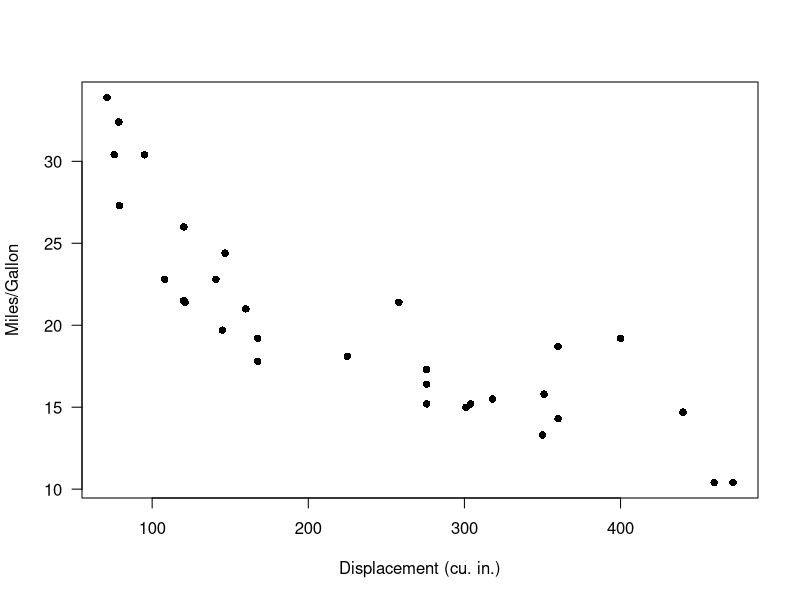
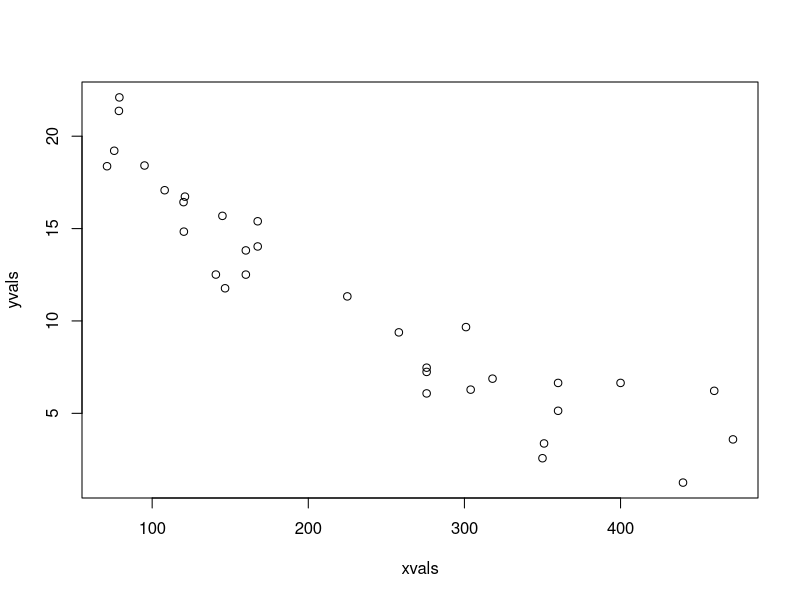
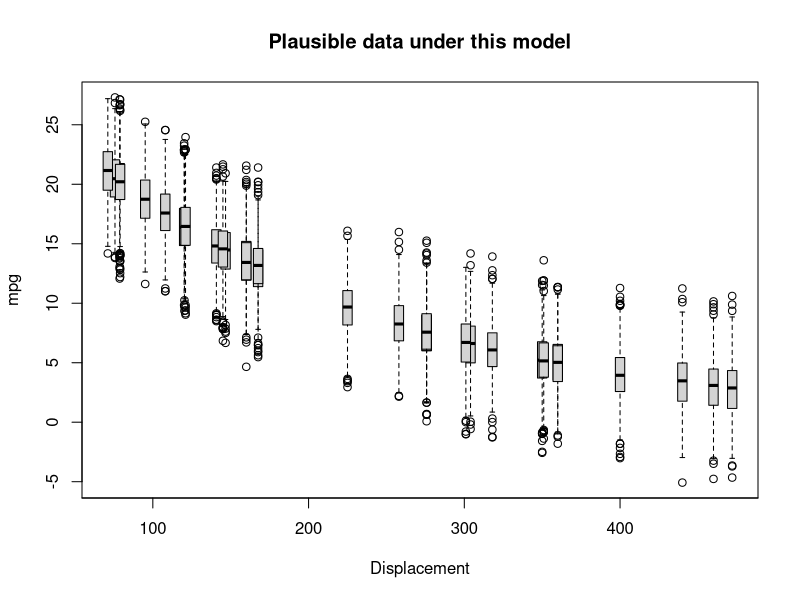
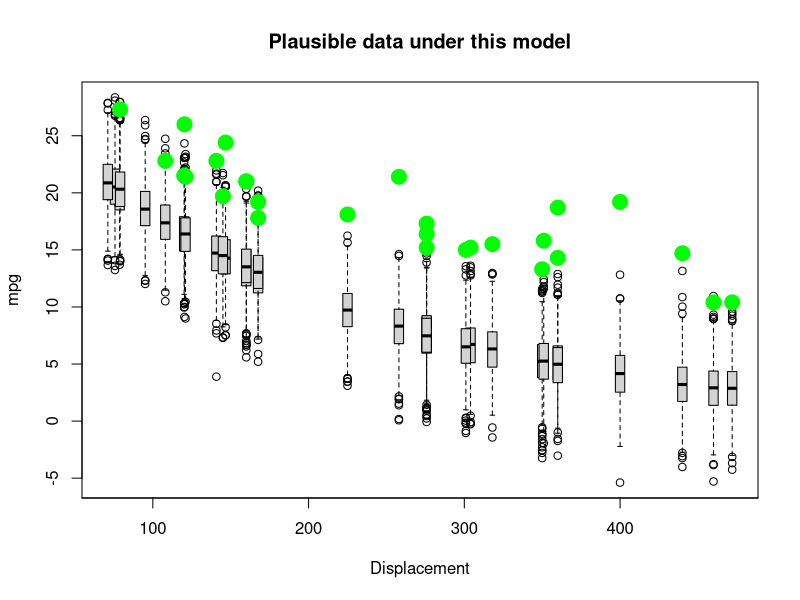
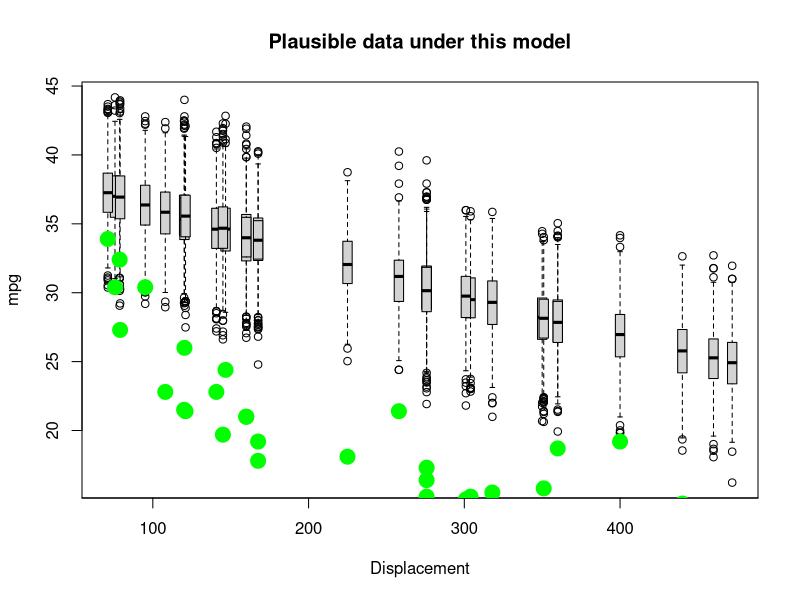
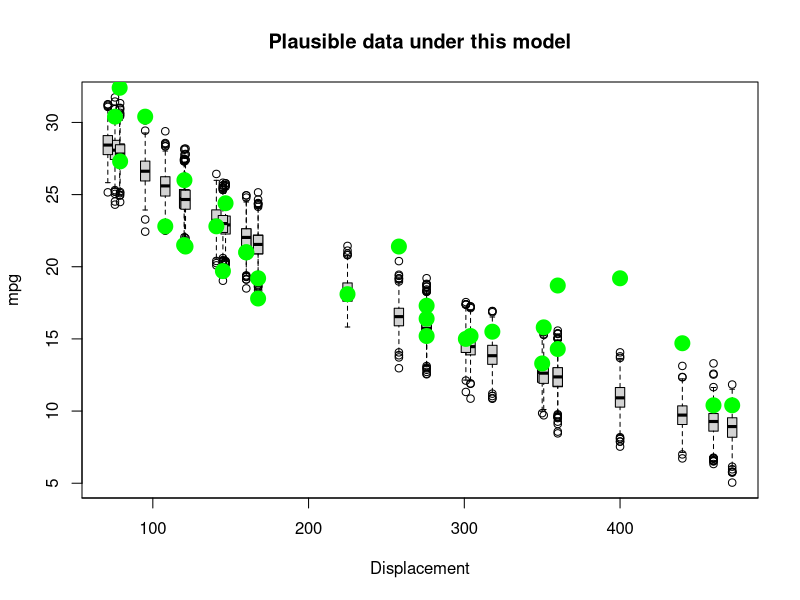
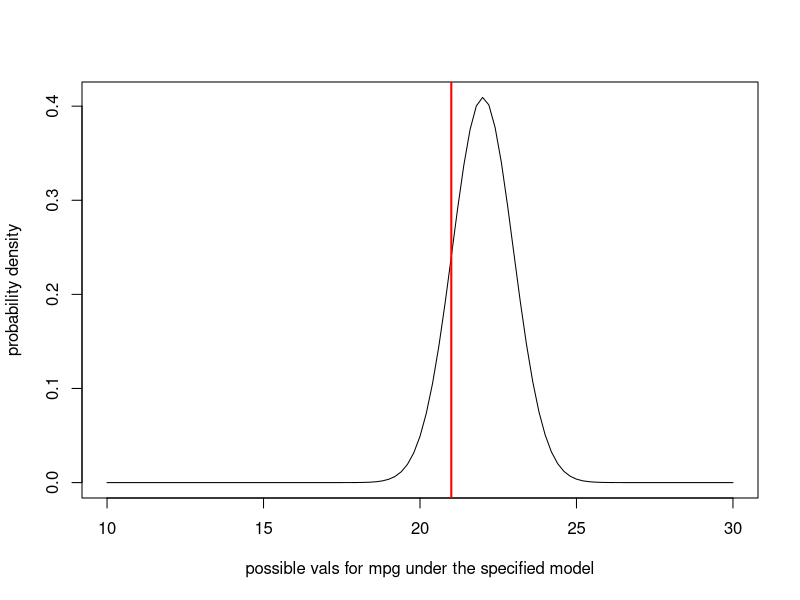
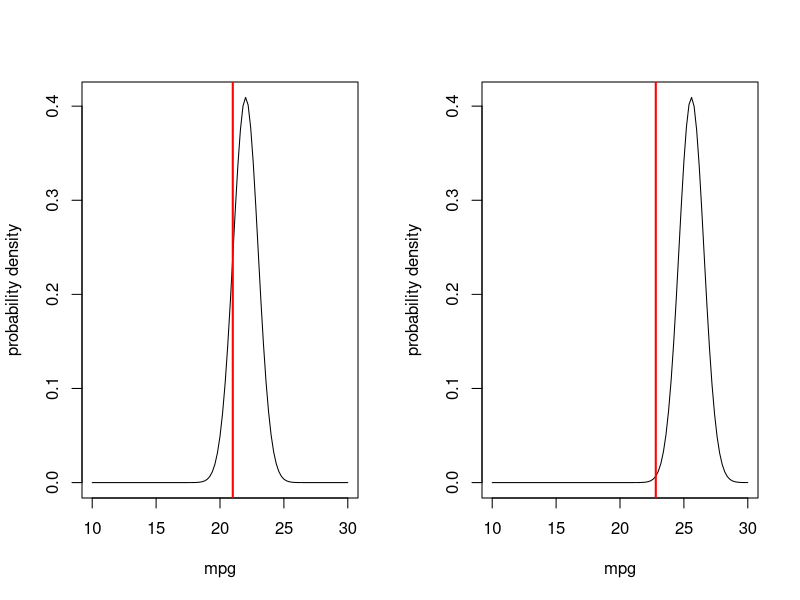

These charts were generated, in order, by the following R code:
## ---- chunk 1
knitr::opts_chunk$set(echo = TRUE, cache = TRUE)
## ---- chunk 2

############################################################
####                                                    ####  
####  NRES 746, Lecture 4                               ####
####                                                    ####
####  Kevin Shoemaker                                   #### 
####  University of Nevada, Reno                        ####
####                                                    #### 
############################################################


############################################################
####  Likelihood                                        ####
####     Assessing the probability of the data          ####
####     under a known data-generating model            ####
############################################################


## ---- chunk 3

###############
# Demo: using data simulation to make inferences

data(mtcars)    # use the 'mtcars' data set as an example 

# ?mtcars

plot(mpg~disp, data = mtcars, las = 1, pch = 16, xlab = "Displacement (cu. in.)", ylab = "Miles/Gallon")   # visualize the relationship

## ---- chunk 4

#########
# try an exponential model

Deterministic_component <- function(xvals,a,b){
  yexp <- a*exp(b*xvals)        # deterministic exponential decline (assuming b is negative)
  return(yexp)
}

DataGenerator_exp <- function(xvals,params){
  yexp <- Deterministic_component(xvals,params$a,params$b)  # get signal
  yvals <- rnorm(length(yexp),yexp,sqrt(params$c))     # add noise (normally distributed)
  return(yvals)
}

## ---- chunk 5


###########
# generate data under an assumed process model

xvals=mtcars$disp    # xvals same as data (there is no random component here- we can't really "sample" x values)
params <- list()  
params$a=30             # set model parameters arbitrarily (eyeballing to the data) (see Bolker book)
params$b=-0.005   # = 1/200
params$c=5

yvals <- DataGenerator_exp(xvals,params)

plot(yvals~xvals)      # plot the simulated data


## ---- chunk 6

##########
# assess goodness-of-fit of a known data-generating model

PlotRangeOfPlausibleData <- function(xvals,params,reps=100){ 
  samplesize <- length(xvals)
  results <- array(0,dim=c(samplesize,reps))   # storage array for results
  for(i in 1:reps){
    yvals <- DataGenerator_exp(xvals,params)
    results[,i] <- yvals
  }
      # now make a boxplot of the results
  boxplot(lapply(1:nrow(results), function(i) results[i,]),at=xvals, xaxt="n",main="Plausible data under this model",ylab="mpg",xlab="Displacement",boxwex=6)
  cleanseq <- (seq(0,max(round(xvals/100)),length=(max(round(xvals/100)))+1))*100
  axis(1,at=cleanseq,labels = cleanseq)    # label the x axis properly
  
}

## ---- chunk 7

reps <- 1000    # number of replicate datasets to generate

PlotRangeOfPlausibleData(xvals,params,reps)    # run the function to visualize the range of data that could be produced under this model

## ---- chunk 8

############
# finally, overlay the real data to evaluate goodness of fit!

real_yvals <- mtcars$mpg
PlotRangeOfPlausibleData(xvals,params,reps)
points(xvals,real_yvals,pch=20,cex=3,col="green")

## ---- chunk 9

##########
# now change the parameters and see if the data fit to the model

params$a=40       # was 30
params$b=-0.001   # was 0.005

    
PlotRangeOfPlausibleData(xvals,params,reps)
points(xvals,real_yvals,pch=20,cex=3,col="green")    # overlay the real data

## ---- chunk 10

#######
# try again- select a new set of parameters

params$a=35       # was 40
params$b=-0.0029   # was 0.001
params$c=0.95
    
PlotRangeOfPlausibleData(xvals,params,reps)
points(xvals,real_yvals,pch=20,cex=3,col="green")    # overlay the real data

## ---- chunk 11

#############
# Work with likelihood!

obs.data <- mtcars[1,c("mpg","disp")]    # for simplicity, consider only the first observation
obs.data

## ---- chunk 12

############
# "best fit" parameters from above
############

params <- list()    # set up empty list to store parameters
params$a=35            # fill the list with the "best fit" parameter set from above (this is still just an educated guess)   
params$b= -0.0029   
params$c=0.95

params

expected_val <- Deterministic_component(obs.data$disp,params$a,params$b)   
expected_val      # expected mpg for the first observation in the "mtcars" dataset

## ---- chunk 13

###########
# Visualize the likelihood of this single observation. 

mean = expected_val   # expected (mean) value for this observation, given the "known" data generating model
stdev = sqrt(params$c)    # standard deviation

curve(dnorm(x,mean,stdev),10,30,xlab="possible vals for mpg under the specified model",ylab="probability density")   # probability of all plausible mpg values under the data generating model.  
abline(v=obs.data$mpg,col="red",lwd=2)    # overlay the observed data

## ---- chunk 14

###########
# compute the likelihood of the first observation

likelihood = dnorm(obs.data$mpg,mean,stdev)
likelihood

## ---- chunk 15

###########
# Visualize the likelihood of two observations. 

obs.data <- mtcars[c(1,3),c("mpg","disp")]
obs.data

par(mfrow=c(1,2))  # set up graphics!

for(i in 1:nrow(obs.data)){
  curve(dnorm(x,Deterministic_component(obs.data$disp[i],params$a,params$b),sqrt(params$c)),10,30,xlab="mpg",ylab="probability density")   # probability density
  abline(v=obs.data$mpg[i],col="red",lwd=2)
}

## ---- chunk 16

##########
# compute the likelihood of observing BOTH data points

Likelihood <- dnorm(obs.data$mpg[1],Deterministic_component(obs.data$disp[1],params$a,params$b),sqrt(params$c)) *
              dnorm(obs.data$mpg[2],Deterministic_component(obs.data$disp[2],params$a,params$b),sqrt(params$c))  
Likelihood

## ---- chunk 17

##############
# and now... four observations!

obs.data <- mtcars[c(1,3,4,5),c("mpg","disp")]
obs.data

par(mfrow=c(2,2))  # set up graphics!

for(i in 1:nrow(obs.data)){
  curve(dnorm(x,Deterministic_component(obs.data$disp[i],params$a,params$b),sqrt(params$c)),10,30,xlab="mpg",ylab="probability density")   # probability density
  abline(v=obs.data$mpg[i],col="red",lwd=2)
}


## ---- chunk 18

##########
# compute the likelihood of observing all four data points

Likelihood <- 1     # initialize the likelihood
for(i in 1:nrow(obs.data)){
  Likelihood <- Likelihood * dnorm(obs.data$mpg[i],Deterministic_component(obs.data$disp[i],params$a,params$b),sqrt(params$c))
}
Likelihood

## ---- chunk 19

# Alternatively, we can use the "prod" function in R

Likelihood <- prod(dnorm(obs.data$mpg,Deterministic_component(obs.data$disp,params$a,params$b),sqrt(params$c)))
Likelihood

## ---- chunk 20

##########
# Finally, compute the likelihood of ALL data points in the entire data set, using the "prod()" function

full.data <- mtcars[,c("mpg","disp")]
Likelihood <- prod(dnorm(full.data$mpg,Deterministic_component(full.data$disp,params$a,params$b),sqrt(params$c)))
Likelihood

## ---- chunk 21

##########
# Compute the log-likelihood (much easier to work with!)

Log.Likelihood <- sum(dnorm(full.data$mpg,Deterministic_component(full.data$disp,params$a,params$b),sqrt(params$c),log=TRUE)) 
Log.Likelihood  
exp(Log.Likelihood)   # we can convert back to likelihood if we want...

## ---- chunk 22

##########
# Example likelihood function!

# Arguments:
#   params: bundled vector of free parameters for the known data-generating model
#   df: a data frame that holds the observed data
#   yvar: the name of the response variable (ancillary)
#   xvar: the name of the predictor variable (ancillary)

LogLikFunction <- function(params,df,yvar,xvar){
  LogLik <- sum(dnorm(df[,yvar],Deterministic_component(df[,xvar],params['a'],params['b']),sqrt(params['c']),log=TRUE))
  return(LogLik)
}
LogLikFunction(unlist(params),df=mtcars,yvar="mpg",xvar="disp")

## ---- chunk 23

############
# Use numerical optimization methods to identify the maximum likelihood estimate (and the likelihood at the MLE)

MLE <- optim(fn=LogLikFunction,par=unlist(params),df=mtcars,yvar="mpg",xvar="disp",control=list(fnscale=-1))  # note, the control param is set so that "optim" maximizes rather than minimizes the Log-likelihood. 

## ---- chunk 24

MLE$par   # maximum likelihood parameter estimates

## ---- chunk 25

MLE$value   # log likelihood for the best model

## ---- chunk 26

##############
# visualize goodness-of-fit for the best model

bestParams <- as.list(MLE$par)   # extract the MLE parameter vals

xvals <- mtcars$disp
yvals <- mtcars$mpg
PlotRangeOfPlausibleData(xvals,bestParams,1000)
points(xvals,yvals,pch=20,cex=3,col="green")

## ---- chunk 27

##############
# Visualize a "slice" of the likelihood function

upperval <- -1/1000
lowerval <- -1/200
allvals <- seq(lowerval,upperval,length=1000)
likelihood_slice <- numeric(1000)   # set up storage vector! 
newParams <- bestParams 
for(i in c(1:length(allvals))){
  newParams$b <- allvals[i]
  likelihood_slice[i] <- exp(LogLikFunction(unlist(newParams),mtcars,"mpg","disp"))    # get the data likelihood across slice of parameter space
}

plot(allvals,likelihood_slice,type="l",main="Likelihood Slice",xlab="Parameter Slice for \'b\'",ylab="Likelihood")

## ---- chunk 28

#################
# Work with log-likelihood instead...

upperval <- -1/1000
lowerval <- -1/200
allvals <- seq(lowerval,upperval,length=1000)
loglikelihood_slice <- numeric(1000)   # set up storage vector! 
newParams <- bestParams 
for(i in c(1:length(allvals))){
  newParams$b <- allvals[i]
  loglikelihood_slice[i] <- LogLikFunction(unlist(newParams),mtcars,"mpg","disp")    # get the data likelihood across slice of parameter space
}

plot(allvals,loglikelihood_slice,type="l",main="Log Likelihood Slice",xlab="Parameter Slice for \'b\'",ylab="Log-Likelihood")

## ---- chunk 29

###########
# zoom in closer to the MLE

upperval <- -1/550
lowerval <- -1/350
allvals <- seq(lowerval,upperval,length=1000)
loglikelihood_slice <- numeric(1000)   # set up storage vector! 
newParams <- bestParams 
for(i in c(1:length(allvals))){
  newParams$b <- allvals[i]
  loglikelihood_slice[i] <- LogLikFunction(unlist(newParams),mtcars,"mpg","disp")    # get the data likelihood across slice of parameter space
}

plot(allvals,loglikelihood_slice,type="l",main="Log Likelihood Slice",xlab="Parameter Slice for \'b\'",ylab="Log-Likelihood")

## ---- chunk 30

##############
# what parameter values are within 2 log likelihood units of the best value?

bestVal <- bestParams$b
bestVal



plot(allvals,loglikelihood_slice,type="l",main="Log Likelihood Slice",xlab="Parameter Slice for \'b\'",ylab="Log-Likelihood")
abline(v=bestVal,lwd=3,col="blue")
abline(h=(MLE$value-2))

## ---- chunk 31

##############
# Generate an approximate 95% confidence interval for the "b" parameter

reasonable_parameter_values <- allvals[loglikelihood_slice>=(MLE$value-2)]
min(reasonable_parameter_values)
max(reasonable_parameter_values)
plot(allvals,loglikelihood_slice,type="l",main="Log Likelihood slice",xlab="Parameter Slice for \'b\'",ylab="Log-Likelihood")
abline(v=bestVal,lwd=3,col="blue")
abline(h=(MLE$value-2),lty=2)
abline(v=min(reasonable_parameter_values),lwd=1,col="blue")
abline(v=max(reasonable_parameter_values),lwd=1,col="blue")

## ---- chunk 32

###############
# A better confidence interval, using the likelihood "profile"


##########
# first, visualize the likelihood surface in 2 dimensions

upperval_b <- -1/800
lowerval_b <- -1/300

upperval_a <- 50
lowerval_a <- 5

allvals_a <- seq(lowerval_a,upperval_a,length=500)
allvals_b <- seq(lowerval_b,upperval_b,length=500)

loglikelihood_surface <- matrix(0,nrow=500,ncol=500)   # set up storage matrix! 

newParams <- bestParams 
for(i in 1:length(allvals_a)){  # loop through possible a params
  newParams$a <- allvals_a[i]
  for(j in 1:length(allvals_b)){    # loop through possible b params
    newParams$b <- allvals_b[j]
    loglikelihood_surface[i,j] <- LogLikFunction(unlist(newParams),mtcars,"mpg","disp")    # get the data likelihood across slice of parameter space
  }
}

image(x=allvals_a,y=allvals_b,z=loglikelihood_surface,zlim=c(-100,-75),col=topo.colors(12))

## ---- chunk 33

##########
# add a contour line, assuming deviances follow a chi-squared distribution

conf95 <- qchisq(0.95,2)/2  # this evaluates to around 3. Since we are varying freely across 2 dimensions, we use chisq with 2 degrees of freedom
image(x=allvals_a,y=allvals_b,z=loglikelihood_surface,zlim=c(-100,-75),col=topo.colors(12))
contour(x=allvals_a,y=allvals_b,z=loglikelihood_surface,levels=(MLE$value-conf95),add=TRUE,lwd=3,col=gray(0.3))

## ---- chunk 34

#############
# visualize likelihood profile!

              ### A parameter
profile_A <- apply(loglikelihood_surface,1,max)
reasonable_parameter_values_A <- allvals_a[profile_A >=(MLE$value-qchisq(0.95,1)/2)]
min(reasonable_parameter_values_A)
max(reasonable_parameter_values_A)
plot(allvals_a,profile_A,type="l",main="Log Likelihood profile",xlab="Parameter \'a\'",ylab="Log-Likelihood")
abline(v=MLE$par["a"],lwd=3,col="blue")
abline(v=min(reasonable_parameter_values_A),lwd=1,col="blue")
abline(v=max(reasonable_parameter_values_A),lwd=1,col="blue")

## ---- chunk 35

############
# profile for the b parameter... 

profile_B <- apply(loglikelihood_surface,2,max)
reasonable_parameter_values_B <- allvals_b[profile_B >=(MLE$value-qchisq(0.95,1)/2)]
min(reasonable_parameter_values_B)
max(reasonable_parameter_values_B)
plot(allvals_b,profile_B,type="l",main="Log Likelihood profile",xlab="Parameter \'b\'",ylab="Log-Likelihood")
abline(v=MLE$par["b"],lwd=3,col="blue")
abline(v=min(reasonable_parameter_values_B),lwd=1,col="blue")
abline(v=max(reasonable_parameter_values_B),lwd=1,col="blue")

## ---- chunk 36

#################
# Compare profile and slice intervals

par(mfrow=c(1,2))
reasonable_parameter_values <- allvals[loglikelihood_slice>=(MLE$value-2)]
plot(allvals,loglikelihood_slice,type="l",main="Log Likelihood slice",xlab="Parameter \'b\'",ylab="Log-Likelihood",xlim=c(-0.0035,-0.0013))
abline(v=bestVal,lwd=3,col="blue")
abline(h=(MLE$value-2),lty=2)
abline(v=min(reasonable_parameter_values),lwd=1,col="blue")
abline(v=max(reasonable_parameter_values),lwd=1,col="blue")


profile_B <- apply(loglikelihood_surface,2,max)
reasonable_parameter_values_B <- allvals_b[profile_B >=(MLE$value-2)]
plot(allvals_b,profile_B,type="l",main="Log Likelihood profile",xlab="Parameter \'b\'",ylab="Log-Likelihood",xlim=c(-0.0035,-0.0013))
abline(v=MLE$par["b"],lwd=3,col="blue")
abline(h=(MLE$value-2),lty=2)
abline(v=min(reasonable_parameter_values_B),lwd=1,col="blue")
abline(v=max(reasonable_parameter_values_B),lwd=1,col="blue")

## ---- chunk 37

###### Practice exercise: develop a likelihood function for estimating the probability of detection of a rare frog species

ncaps <- c(3,2,6)   # number of times out of 10 that a frog is detected at 3 known-occupided wetland sites

#### construct a likelihood function


#### find the MLE using 'optim()' in R


#### find the approximate 95% confidence interval using the "rule of 2"



## ---- chunk 38

###############
# demo: likelihood ratio test

curve(dchisq(x,2),0,10,ylab="probability density",xlab="x", main="Chi-Squared distribution, df=2")

## ---- chunk 39

curve(dchisq(x,2),0,10,ylab="probability density",xlab="x", main="Chi-Squared distribution, df=2")
abline(v=qchisq(0.95,2),col="red",lwd=2)

## ---- chunk 40

curve(dchisq(x,1),0,5,ylab="probability density",xlab="x", main="Chi-Squared distribution, df=1")
abline(v=qchisq(0.95,1),col="red",lwd=2)

